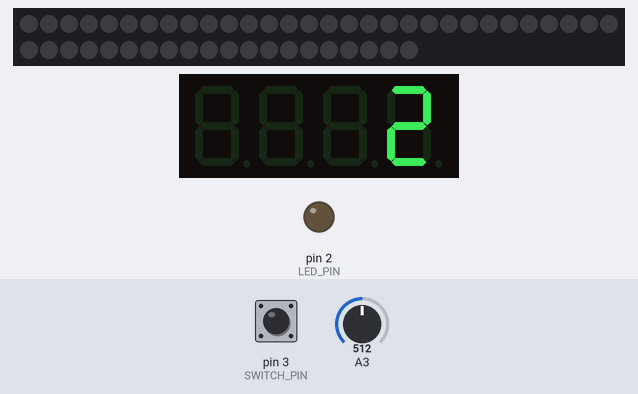
A sketch run on a simulated Arduino Uno, built with avr-gcc and run on an emulated ATmega328P. Shown: 50 RGB LEDs in strip order, left to right, continuing on the next row, 4-digit seven-segment display, output pins drawn as LEDs (lit = HIGH). Dashed ring = blinking. The inputs (shaded band) are chosen by the test bench; at power-on: pin 3 (SWITCH_PIN) LOW, A3 = 512. Dim RGB values are drawn brighter than linear.

Above: at 1.3 s.
1.4 s: pin 3 (SWITCH_PIN) pulled HIGH for 0.6 s
At 2.04 s:
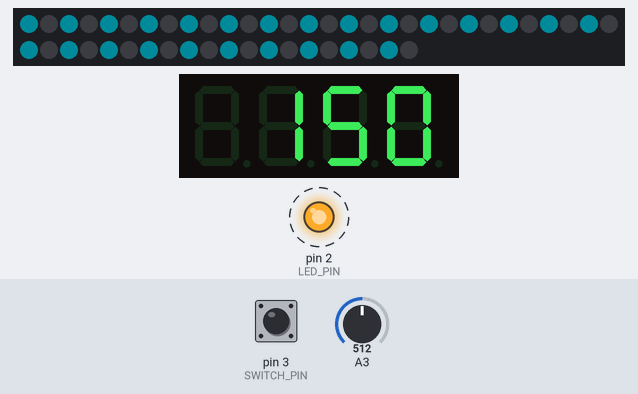
5.0 s: A3 set to 666
6.5 s: A3 set to 691
At 6.94 s:
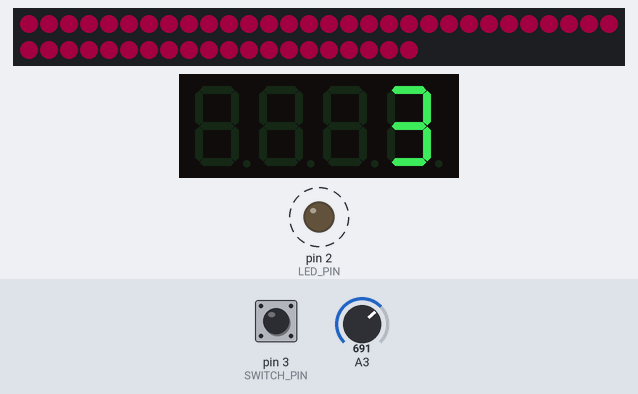
9.5 s: pin 3 (SWITCH_PIN) pulled HIGH for 1 s
At 10.21 s:
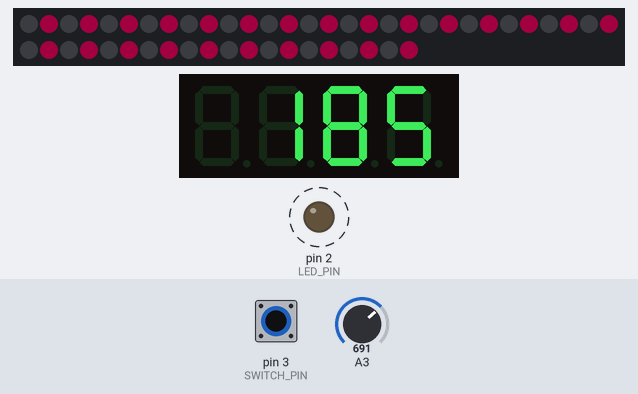
13.5 s: pin 3 (SWITCH_PIN) pulled HIGH for 3.2 s
At 14.81 s:
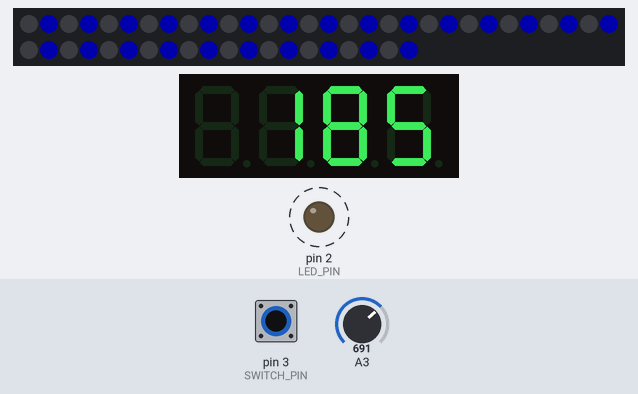
18.2 s: A3 set to 306
At 18.63 s:
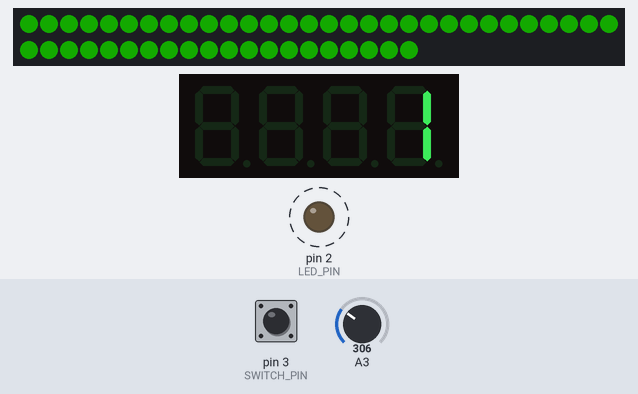
Timing chart, 0 to 68.7 s (numbered marks = the images above; inputs shaded):
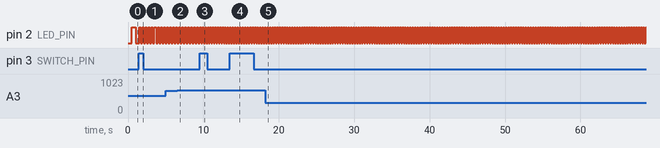

The sketch:

microled_v1.ino
```cpp
// ----------------------------------------------------------------------------------
// POLYCULE | MICROLED | LED Animation
// ----------------------------------------------------------------------------------
#include <Adafruit_NeoPixel.h>
#include <Wire.h>
#include <Adafruit_GFX.h>
#include "Adafruit_LEDBackpack.h"

#define POT_PIN 3
#define NEO_PIN 13
#define LED_PIN 2
#define SWITCH_PIN 3

// ---------------------------- NEOPIXEL LED STRIP SETUP ----------------------------
const byte NUM_PIXELS = 50;
Adafruit_NeoPixel neoPixel = Adafruit_NeoPixel(NUM_PIXELS, NEO_PIN, NEO_GRB + NEO_KHZ800);
byte gLedStep = 5;
byte gLedAnimIdx = 0;
byte gLedNum = 0;
byte gColorIdx = 0;
#define NUM_COLORS 8
int gColorScheme1[NUM_COLORS] = {75, 75, 50, 50, 60, 60, 50, 50};
int gColorScheme2[NUM_COLORS] = {90, 90, 110, 110, 130, 130, 150, 150};
int gColorScheme3[NUM_COLORS] = {170, 170, 210, 210, 230, 230, 250, 250};
int gColorScheme[NUM_COLORS];

// ---------------------------- 7 SEGMENT DISPLAY SETUP -----------------------------
// SCL (A4) | SDA (A5)
Adafruit_7segment ledDisplay = Adafruit_7segment();

// ---------------------------------- TEMPO SETUP -----------------------------------
int gBpm = 120;
float gTimeDelay = 60.0 / gBpm * 1000.0;
unsigned long gPreviousTime = 0.0;
unsigned long gCurrentTime = 0.0;

// ------------------------------ POTENTIOMETER SETUP -------------------------------
int gPotVal = 0;

// --------------------------------- LED SETUP -------------------------------
int gLedState = LOW;

// --------------------------------- LED TEMPO SETUP -------------------------------
#define LED_ARRAY_PIN 12
Adafruit_NeoPixel ledArray = Adafruit_NeoPixel(8, LED_ARRAY_PIN, NEO_GRB + NEO_KHZ800);
byte gLedArrayIdx = 0;
int gLedArrayColorIdx = 0;

// ----------------------------------------------------------------------------------
// >x< SETUP >x<
// ----------------------------------------------------------------------------------
void setup() {
  neoPixel.begin();
  neoPixel.setBrightness(50);  // btw 0 - 127
  lightneoPixel(0, NUM_PIXELS, 0);

  pinMode(LED_PIN, OUTPUT);
  pinMode(SWITCH_PIN, INPUT);
  ledDisplay.begin(0x70);
  for(int i = 0; i < 8; i++){
    gColorScheme[i] = gColorScheme1[i];
  }
}

// ----------------------------------------------------------------------------------
// >x< LOOP >x<
// ----------------------------------------------------------------------------------

void loop() {
  // setBPM(POT_PIN);
  gCurrentTime = millis();

  if (gCurrentTime - gPreviousTime > gTimeDelay){
    blinkLED();
    if (digitalRead(SWITCH_PIN) == HIGH) {
      setBPM(POT_PIN);
      animateNeoPixel3();
    } else {
      setColorScheme(POT_PIN);
      animateNeoPixel2();
    }
    gPreviousTime = gCurrentTime;
  }
}
// ----------------------------------------------------------------------------------
void setBPM(int potPin) {
  int potRead = analogRead(potPin);
  gBpm = map(potRead, 0, 1023, 50, 250);
  gTimeDelay = 60.0 / gBpm * 500.0;
  ledDisplay.print(gBpm, DEC);
  ledDisplay.writeDisplay();
  gPotVal = potRead;
}

void setColorScheme(int potPin) {
  int potRead = analogRead(potPin);
  // Change value only if current read is different than previous set value
  byte csIdx = map(potRead, 0, 1023, 1, 4);
  if (csIdx == 1) {
    for(int i = 0; i < 8; i++){
      gColorScheme[i] = gColorScheme1[i];
    }
  }
  if (csIdx == 2) {
    for(int i = 0; i < 8; i++){
      gColorScheme[i] = gColorScheme2[i];
    }
  }
  if (csIdx == 3) {
    for(int i = 0; i < 8; i++){
      gColorScheme[i] = gColorScheme3[i];
    }
  }
  ledDisplay.print(csIdx, DEC);
  ledDisplay.writeDisplay();
  gPotVal = potRead;
}


// LED Array -----------------------------------------------------------------------
void animateLedArray() {
  gLedArrayIdx += 1;
  if (gLedArrayIdx == 1){
    gLedArrayColorIdx = 100;
  } else {
    gLedArrayColorIdx = 0;
  }
  if (gLedArrayIdx > 8) {
    gLedArrayIdx = 0;
    clearLedArray();
  } else {
    lightLedArray(0, gLedArrayIdx, gLedArrayColorIdx);
  }
}

void clearLedArray() {
  for(int i = 0; i < 8; i++){
    ledArray.setPixelColor(i, 0x000000);
    ledArray.show();
  }
}

void lightLedArray(int startIndex, int nPixels, int colorIdx) {
  for(int i = startIndex; i < startIndex + nPixels; i++){
    ledArray.setPixelColor(i, colorWheel(colorIdx));
    ledArray.show();
  }
}
// ----------------------------------------------------------------------------------

void setSwitch() {

}

// Blink LED
void blinkLED() {
  if (gLedState == HIGH) {
    gLedState = LOW;
  } else {
    gLedState = HIGH;
  }
  digitalWrite(LED_PIN, gLedState);
}

// NEOPIXEL -------------------------------------------------------------------------
// Animate NeoPixel Strip | Light colors step by step and change color according to color scheme
void animateNeoPixel() {
  // Set color
  gColorIdx += 1;
  if (gColorIdx >= NUM_COLORS) {
    gColorIdx = 0;
  }
  // Set anim
  gLedNum += gLedStep;
  if (gLedNum > NUM_PIXELS) {
    gLedNum = 1;
    clearneoPixel();
  }

  lightneoPixel(0, gLedNum, gColorScheme[gColorIdx]);
}

// NeoPixel Animation 2 | Blink all LEDs and change color
void animateNeoPixel2() {
  // Set color
  gColorIdx += 1;
  if (gColorIdx >= NUM_COLORS) {
    gColorIdx = 0;
  }
  // Set anim
  gLedAnimIdx += 1;
  if (gLedAnimIdx == 1) {
    lightneoPixel(0, NUM_PIXELS, gColorScheme[gColorIdx]);
  } else {
    clearneoPixel();
    gLedAnimIdx = 0;
  }
}

// NeoPixel Animation 3 | Light ever other LED and change color
void animateNeoPixel3() {
  clearneoPixel();
  // Set color
  gColorIdx += 1;
  if (gColorIdx >= NUM_COLORS) {
    gColorIdx = 0;
  }
  // Set anim
  byte ledStart = 0;
  gLedAnimIdx += 1;
  if (gLedAnimIdx == 1) {
    ledStart = 1;
  } else {
    gLedAnimIdx = 0;
  }
  for(int i = ledStart; i < NUM_PIXELS; i += 2){
    neoPixel.setPixelColor(i, colorWheel(gColorScheme[gColorIdx]));
    neoPixel.show();
  }
}

void clearneoPixel() {
  for(int i = 0; i < NUM_PIXELS; i++){
    neoPixel.setPixelColor(i, 0x000000);
    neoPixel.show();
  }
}

void lightneoPixel(int startIndex, int nPixels, int colorIdx) {
  for(int i = startIndex; i < startIndex + nPixels; i++){
    neoPixel.setPixelColor(i, colorWheel(colorIdx));
    neoPixel.show();
  }
}

uint32_t colorWheel(byte WheelPos) {
  WheelPos = 255 - WheelPos;
  if(WheelPos < 85) {
    return neoPixel.Color(255 - WheelPos * 3, 0, WheelPos * 3);
  }
  if(WheelPos < 170) {
    WheelPos -= 85;
    return neoPixel.Color(0, WheelPos * 3, 255 - WheelPos * 3);
  }
  WheelPos -= 170;
  return neoPixel.Color(WheelPos * 3, 255 - WheelPos * 3, 0);
}
```

Measured:
- the behaviour switches between 681 and 682 on A3 (found by bisection; images 1 and 2)
- after the input at 1.4 s, pin 2 (LED_PIN): alternates HIGH for 0.20 s and LOW for 0.20 s, starting after 0.31 s
